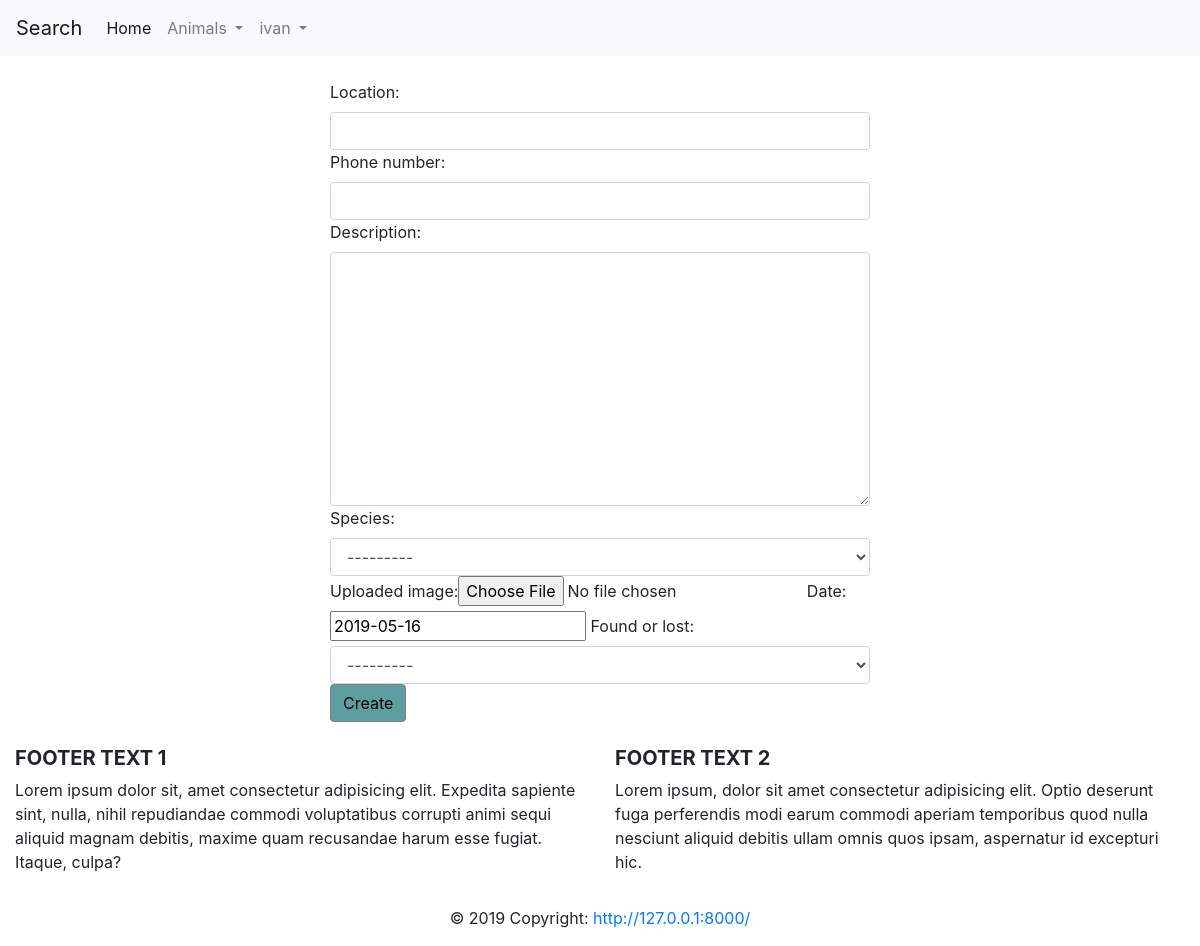
The page /animals/create/ (signed in) on the database as committed earlier.
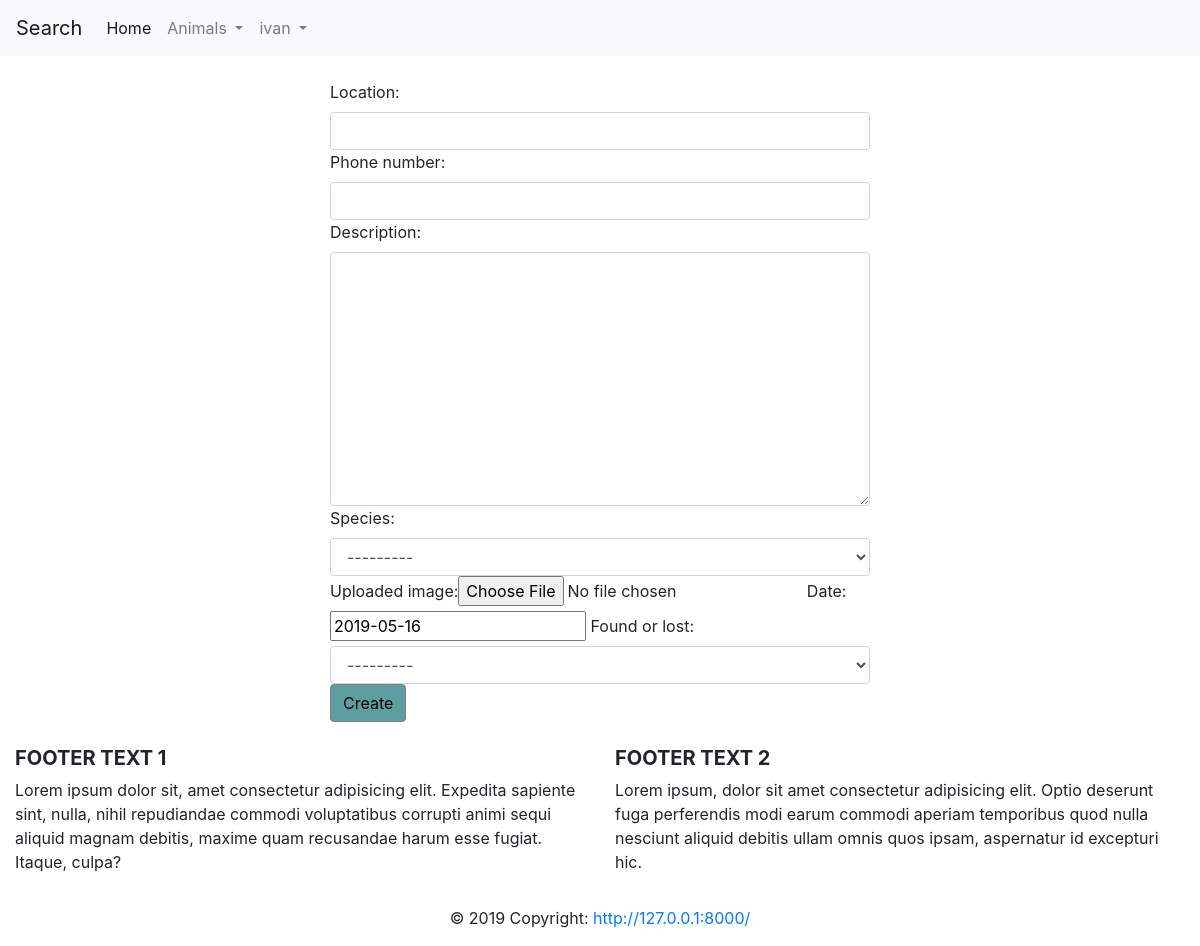
The same page on the database as committed later.
### animals/models.py (models this page shows)
class FoundOrLost(models.Model):
    found_or_lost = models.CharField(max_length=50)
    def __str__(self):
        return f'{self.found_or_lost}'

### animals/views.py (the view, shortened to what this page needs)
class AnimalCreate(LoginRequiredMixin, generic.CreateView):
    model = Animal
    template_name = 'animal_create.html'
    form_class = CreateAnimalForm
    success_url = '/animals/'

### animals/models.py (called while the page is built)
    def __str__(self):
        return f"{self.species}"

### animals/templates/animal_create.html (shortened to what this page needs)
{% extends 'index.html' %}
{% block 'body' %}
<div class="row">
    <div class="col-lg-3"></div>
    <div class="col-lg-6">
         <form method="post" class="animal-form" enctype="multipart/form-data">
            {{form}}
            <button class="btn btn-primary" type="submit">Create</button>
         </form>
    </div>
    <div class="col-lg-3"></div>
</div>
{% endblock %}

Rows that differ between the two databases and show on the page:
added FoundOrLost: found_or_lost "---------"
Other text that changed with them:
form field found_or_lost: "---------" → (not shown)
